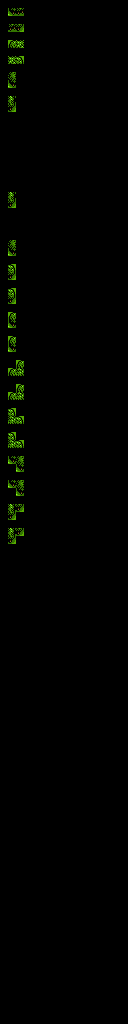

Below is a game level as drawn by its tile map, then a one-line description and the .tmx that defines it (tile-layer data replaced by summaries):
An orthogonal 16x128 tile map with 8x8 px tiles, 3 tile layers (regions, input1_automapping-output, output_automapping-output), 2 tilesets.

<map version="1.2" tiledversion="1.2.4" orientation="orthogonal" renderorder="left-up" width="16" height="128" tilewidth="8" tileheight="8" infinite="0" nextlayerid="4" nextobjectid="1">
 <tileset firstgid="1" source="../tilesets/overworld-tileset.tsx" />
 <tileset firstgid="641" source="../tilesets/overworld-automapping-input_tiles.tsx" />
 <layer id="1" name="regions" width="16" height="128">
  <data>[2048 cells, 48 non-empty, 2 distinct tile ids]</data>
 </layer>
 <layer id="2" name="input1_automapping-output" width="16" height="128">
  <data>[2048 cells, 48 non-empty, 9 distinct tile ids]</data>
 </layer>
 <layer id="3" name="output_automapping-output" width="16" height="128">
  <data>[2048 cells, 36 non-empty, 7 distinct tile ids]</data>
 </layer>
</map>
